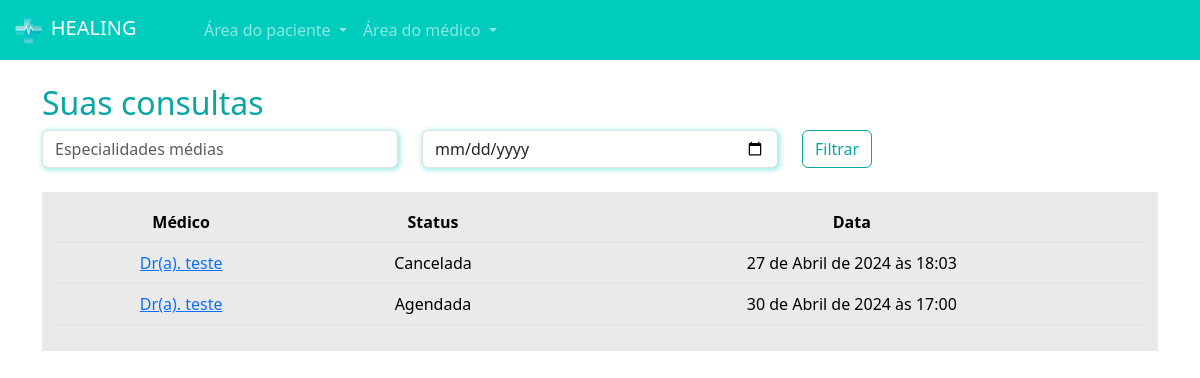
The page /pacientes/minhas_consultas/ (signed in) on the database its author committed.
### paciente/models.py (models this page shows, shortened)
class Consulta(models.Model):
    status_choices = (
        ('A','Agendada'),
        ('F', 'Finalizada'),
        ('C', 'Cancelada'),
        ('I', 'Iniciada')
    )
    paciente = models.ForeignKey(User, on_delete= models.DO_NOTHING)
    data_aberta = models.ForeignKey(DatasAbertas, on_delete= models.DO_NOTHING)
    status = models.CharField(max_length=1, choices=status_choices, default= 'A')
    link = models.URLField(null= True,blank=True)

### medico/models.py (models this page shows, shortened)
class DatasAbertas(models.Model):
    data = models.DateTimeField()
    user = models.ForeignKey(User, on_delete= models.DO_NOTHING,)
    agendado= models.BooleanField(default=False)

### paciente/views.py (the view)
# urls.py: path('minhas_consultas/', views.minhas_consultas, name='minhas_consultas'),
def minhas_consultas(request):
    if request.method == "GET":
        minhas_consultas = Consulta.objects.filter(paciente=request.user).filter(data_aberta__data__gte=datetime.now() - timedelta(days=1)).order_by('data_aberta__data')
        return render(request,'minhas_consultas.html', {'minhas_consultas': minhas_consultas,'is_medico':is_medico(request.user)})

### medico/models.py (called while the page is built)
def is_medico(user):
    return DadosMedico.objects.filter(user=user).exists()

### paciente/templates/minhas_consultas.html
{% extends "base.html" %} {% load static %} {% block 'head' %}
<link rel="stylesheet" href="{% static 'medicos/css/abrir_horario.css' %}" />
<link rel="stylesheet" href="{% static 'usuarios/css/usuarios.css' %}" />
<link rel="stylesheet" href="{% static 'medicos/css/cadastro_medico.css' %}" />
<link rel="stylesheet" href="{% static 'pacientes/css/home.css' %}" />
<link
  rel="stylesheet"
  href="https://cdn.jsdelivr.net/npm/bootstrap-icons@1.11.3/font/bootstrap-icons.min.css"
/>
{% endblock 'head' %}
{% block 'body' %}
{% include "partials/navbar.html" %}
<div class="container">
  <br />
  <h2><span class="color-dark">Suas consultas</span></h2>
  <form action="{% url 'minhas_consultas' %}" post="GET">
    <div class="row">
      <div class="col-md">
        <input
          type="text"
          name="especialidades"
          id=""
          class="form-control shadow-main-color"
          placeholder="Especialidades médias"
        />
      </div>
      <div class="col-md">
        <input
          type="date"
          name="data"
          id=""
          class="form-control shadow-main-color"
          placeholder="Data da consulta"
        />
      </div>
      <div class="col-md">
        <input
          type="submit"
          value="Filtrar"
          class="btn btn-dark-color-outline"
        />
      </div>
    </div>
  </form>
  <br />
  <div class="list-minhas-consultas">
    <table class="table">
      <thead>
        <tr>
          <th scope="col">Médico</th>
          <th scope="col">Status</th>
          <th scope="col">Data</th>
        </tr>
      </thead>
      <tbody>
        {% for consulta in minhas_consultas %}
        <tr>
          <td><a href="{% url 'consulta' consulta.id %}">Dr(a). {{consulta.data_aberta.user}} </a></td>
          <td>{{consulta.get_status_display}}</td>
          <td>{{consulta.data_aberta.data}}</td>
        </tr>
        {% endfor %}
      </tbody>
    </table>
  </div>
</div>
{% endblock 'body' %}

### templates/static/geral/css/base.css (style rules this page uses)
:root { --main-color: #00ccbe; --dark-color: #09a6a3; --contrast-color: #ffd686; }
.color-dark { color: var(--dark-color); }

### templates/static/usuarios/css/usuarios.css (style rules this page uses)
.btn-dark-color-outline { border: 1px solid var(--dark-color); color: var(--dark-color); }

### templates/static/medicos/css/cadastro_medico.css (style rules this page uses)
.shadow-main-color, select { box-shadow: 1px 1px 5px 1px rgba(0, 204, 190,.4); }

### templates/static/pacientes/css/home.css (style rules this page uses)
table { border-collapse: collapse !important; width: 100%; }
th, td { padding: 8px; text-align: center; background-color: #EAEAEA !important; }
th { background-color: #EAEAEA; }
.list-minhas-consultas { background-color: #EAEAEA; padding: 10px; }

### rows shown on the page
Consulta: data_aberta.user "teste", status "Cancelada", data_aberta.data "27 de Abril de 2024 às 18:03"
Consulta: data_aberta.user "teste", status "Agendada", data_aberta.data "30 de Abril de 2024 às 17:00"
